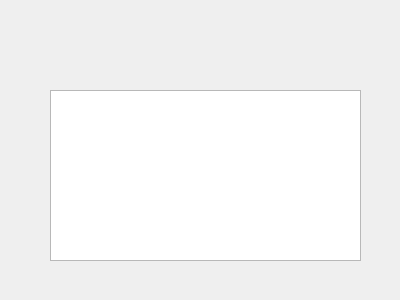
<?xml version="1.0" encoding="UTF-8"?>
<ui version="4.0">
 <class>TFormDoc</class>
 <widget class="QWidget" name="TFormDoc">
  <property name="geometry">
   <rect>
    <x>0</x>
    <y>0</y>
    <width>400</width>
    <height>300</height>
   </rect>
  </property>
  <property name="windowTitle">
   <string>Form</string>
  </property>
  <widget class="QPlainTextEdit" name="plainTextEdit">
   <property name="geometry">
    <rect>
     <x>50</x>
     <y>90</y>
     <width>311</width>
     <height>171</height>
    </rect>
   </property>
  </widget>
  <action name="actPaste">
   <property name="icon">
    <iconset resource="res.qrc">
     <normaloff>:/images/images/204.bmp</normaloff>:/images/images/204.bmp</iconset>
   </property>
   <property name="text">
    <string>粘贴</string>
   </property>
   <property name="shortcut">
    <string>Ctrl+V</string>
   </property>
   <property name="menuRole">
    <enum>QAction::NoRole</enum>
   </property>
  </action>
  <action name="actFont">
   <property name="icon">
    <iconset resource="res.qrc">
     <normaloff>:/images/images/506.bmp</normaloff>:/images/images/506.bmp</iconset>
   </property>
   <property name="text">
    <string>字体</string>
   </property>
   <property name="toolTip">
    <string>字体</string>
   </property>
   <property name="menuRole">
    <enum>QAction::NoRole</enum>
   </property>
  </action>
  <action name="actClose">
   <property name="icon">
    <iconset resource="res.qrc">
     <normaloff>:/images/images/132.bmp</normaloff>:/images/images/132.bmp</iconset>
   </property>
   <property name="text">
    <string>关闭</string>
   </property>
   <property name="toolTip">
    <string>关闭</string>
   </property>
   <property name="menuRole">
    <enum>QAction::NoRole</enum>
   </property>
  </action>
  <action name="actUndo">
   <property name="icon">
    <iconset resource="res.qrc">
     <normaloff>:/images/images/206.bmp</normaloff>:/images/images/206.bmp</iconset>
   </property>
   <property name="text">
    <string>撤销</string>
   </property>
   <property name="toolTip">
    <string>撤销</string>
   </property>
   <property name="menuRole">
    <enum>QAction::NoRole</enum>
   </property>
  </action>
  <action name="actRedo">
   <property name="icon">
    <iconset resource="res.qrc">
     <normaloff>:/images/images/208.bmp</normaloff>:/images/images/208.bmp</iconset>
   </property>
   <property name="text">
    <string>重做</string>
   </property>
   <property name="toolTip">
    <string>重做</string>
   </property>
   <property name="menuRole">
    <enum>QAction::NoRole</enum>
   </property>
  </action>
  <action name="actSave">
   <property name="icon">
    <iconset resource="res.qrc">
     <normaloff>:/images/images/104.bmp</normaloff>:/images/images/104.bmp</iconset>
   </property>
   <property name="text">
    <string>保存</string>
   </property>
   <property name="toolTip">
    <string>保存</string>
   </property>
   <property name="menuRole">
    <enum>QAction::NoRole</enum>
   </property>
  </action>
  <action name="actCut">
   <property name="icon">
    <iconset resource="res.qrc">
     <normaloff>:/images/images/200.bmp</normaloff>:/images/images/200.bmp</iconset>
   </property>
   <property name="text">
    <string>剪切</string>
   </property>
   <property name="toolTip">
    <string>剪切</string>
   </property>
   <property name="menuRole">
    <enum>QAction::NoRole</enum>
   </property>
  </action>
  <action name="actCopy">
   <property name="icon">
    <iconset resource="res.qrc">
     <normaloff>:/images/images/202.bmp</normaloff>:/images/images/202.bmp</iconset>
   </property>
   <property name="text">
    <string>复制</string>
   </property>
   <property name="toolTip">
    <string>复制</string>
   </property>
   <property name="menuRole">
    <enum>QAction::NoRole</enum>
   </property>
  </action>
  <action name="actOpen">
   <property name="icon">
    <iconset resource="res.qrc">
     <normaloff>:/images/images/122.bmp</normaloff>:/images/images/122.bmp</iconset>
   </property>
   <property name="text">
    <string>打开</string>
   </property>
   <property name="toolTip">
    <string>打开</string>
   </property>
   <property name="menuRole">
    <enum>QAction::NoRole</enum>
   </property>
  </action>
 </widget>
 <resources>
  <include location="res.qrc"/>
 </resources>
 <connections>
  <connection>
   <sender>actCopy</sender>
   <signal>triggered()</signal>
   <receiver>plainTextEdit</receiver>
   <slot>copy()</slot>
   <hints>
    <hint type="sourcelabel">
     <x>-1</x>
     <y>-1</y>
    </hint>
    <hint type="destinationlabel">
     <x>201</x>
     <y>175</y>
    </hint>
   </hints>
  </connection>
  <connection>
   <sender>actRedo</sender>
   <signal>triggered()</signal>
   <receiver>plainTextEdit</receiver>
   <slot>redo()</slot>
   <hints>
    <hint type="sourcelabel">
     <x>-1</x>
     <y>-1</y>
    </hint>
    <hint type="destinationlabel">
     <x>205</x>
     <y>175</y>
    </hint>
   </hints>
  </connection>
  <connection>
   <sender>actUndo</sender>
   <signal>triggered()</signal>
   <receiver>plainTextEdit</receiver>
   <slot>undo()</slot>
   <hints>
    <hint type="sourcelabel">
     <x>-1</x>
     <y>-1</y>
    </hint>
    <hint type="destinationlabel">
     <x>205</x>
     <y>175</y>
    </hint>
   </hints>
  </connection>
  <connection>
   <sender>actCut</sender>
   <signal>triggered()</signal>
   <receiver>plainTextEdit</receiver>
   <slot>cut()</slot>
   <hints>
    <hint type="sourcelabel">
     <x>-1</x>
     <y>-1</y>
    </hint>
    <hint type="destinationlabel">
     <x>205</x>
     <y>175</y>
    </hint>
   </hints>
  </connection>
  <connection>
   <sender>actPaste</sender>
   <signal>triggered()</signal>
   <receiver>plainTextEdit</receiver>
   <slot>paste()</slot>
   <hints>
    <hint type="sourcelabel">
     <x>-1</x>
     <y>-1</y>
    </hint>
    <hint type="destinationlabel">
     <x>205</x>
     <y>175</y>
    </hint>
   </hints>
  </connection>
  <connection>
   <sender>actClose</sender>
   <signal>triggered()</signal>
   <receiver>plainTextEdit</receiver>
   <slot>close()</slot>
   <hints>
    <hint type="sourcelabel">
     <x>-1</x>
     <y>-1</y>
    </hint>
    <hint type="destinationlabel">
     <x>205</x>
     <y>175</y>
    </hint>
   </hints>
  </connection>
 </connections>
</ui>
